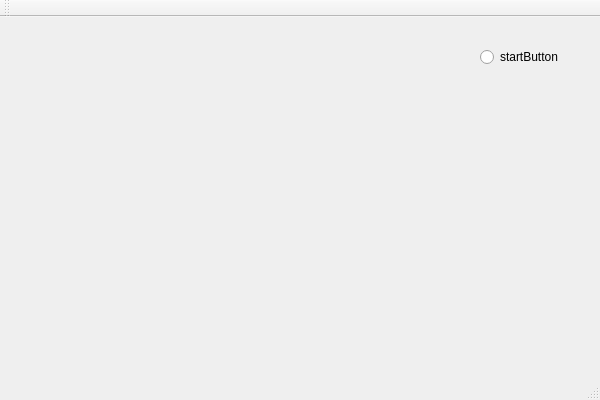
<?xml version="1.0" encoding="UTF-8"?>
<ui version="4.0">
 <class>MazeClass</class>
 <widget class="QMainWindow" name="MazeClass">
  <property name="geometry">
   <rect>
    <x>0</x>
    <y>0</y>
    <width>600</width>
    <height>400</height>
   </rect>
  </property>
  <property name="windowTitle">
   <string>Maze</string>
  </property>
  <widget class="QWidget" name="centralWidget">
   <widget class="QRadioButton" name="startButton">
    <property name="geometry">
     <rect>
      <x>480</x>
      <y>30</y>
      <width>89</width>
      <height>20</height>
     </rect>
    </property>
    <property name="text">
     <string>startButton</string>
    </property>
   </widget>
  </widget>
  <widget class="QMenuBar" name="menuBar">
   <property name="geometry">
    <rect>
     <x>0</x>
     <y>0</y>
     <width>600</width>
     <height>22</height>
    </rect>
   </property>
  </widget>
  <widget class="QToolBar" name="mainToolBar">
   <attribute name="toolBarArea">
    <enum>TopToolBarArea</enum>
   </attribute>
   <attribute name="toolBarBreak">
    <bool>false</bool>
   </attribute>
  </widget>
  <widget class="QStatusBar" name="statusBar"/>
 </widget>
 <layoutdefault spacing="6" margin="11"/>
 <resources>
  <include location="Maze.qrc"/>
 </resources>
 <connections/>
</ui>
